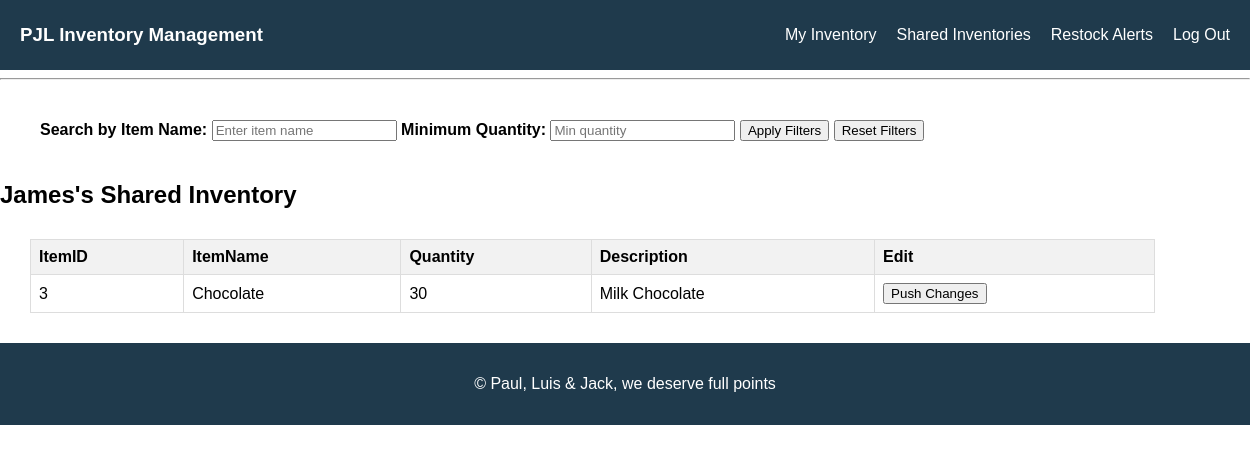
The page /sharedinv (signed in) on the database as committed earlier.
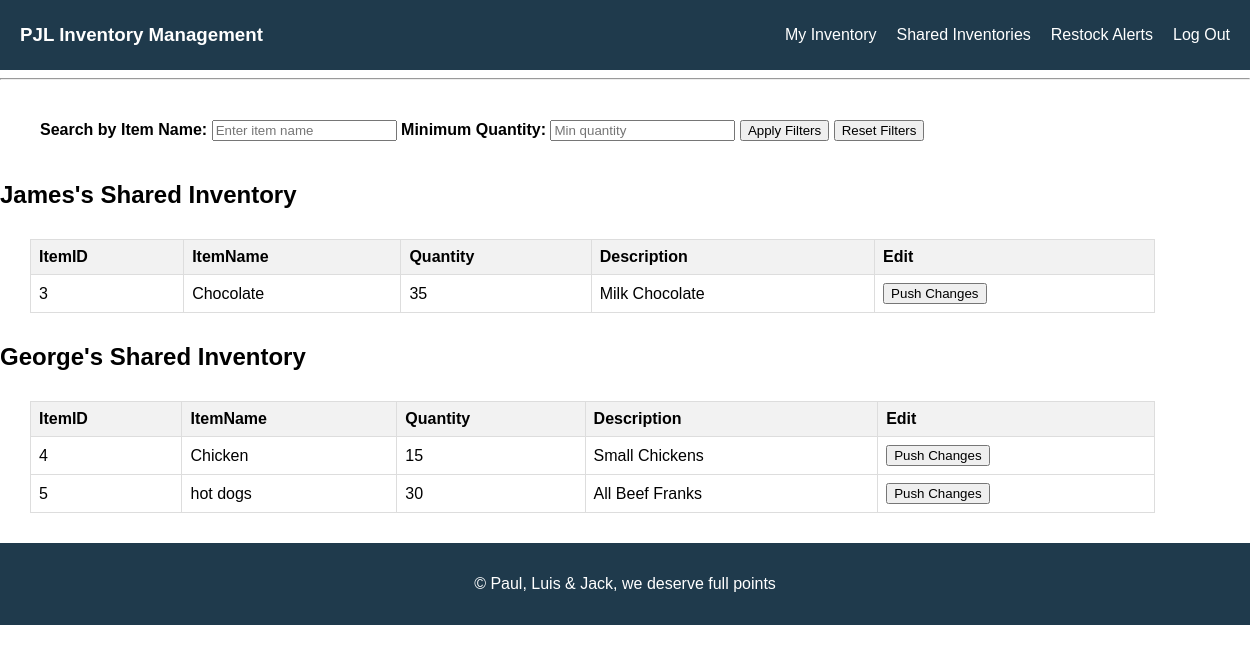
The same page on the database as committed later.
### main.py (models this page shows, shortened)
class Users(db.Model):
    id = db.Column(db.Integer, primary_key=True)
    username = db.Column(db.String(100), unique=True, nullable=False)
    email = db.Column(db.String(100), unique=True, nullable=False)
    passwordhash = db.Column(db.String(100), nullable=False)

class Inventory(db.Model):
    id = db.Column(db.Integer, primary_key=True)
    userID = db.Column(db.Integer,db.ForeignKey('users.id'), nullable=False)
    itemName = db.Column(db.String(100), nullable=False)
    quantity = db.Column(db.Integer, nullable=False)
    restockmin = db.Column(db.Integer)
    description = db.Column(db.Text)

### main.py (the view)
@app.route('/sharedinv')
def shared_inventory():
    currentuserid = current_user.id;
    SharedInventories = SharedInventory.query.filter_by(sharedID=currentuserid).all()
    shared_inventories_data = {
    }
    for share in SharedInventories:
        usersname = Users.query.filter_by(id=share.ownersID).first().username;
        invent = Inventory.query.filter_by(userID=share.ownersID).all()
        itemsarry = []
        for item in invent:
            itemsarry.append(item)
        shared_inventories_data[usersname] = itemsarry
    return render_template('shared_inventory.html', shared_inventories=shared_inventories_data)

### main.py (called while the page is built)
@login_manager.user_loader
def load_user(user_id):
    return Users.query.get(int(user_id))

### templates/shared_inventory.html (shortened to what this page needs)
<!DOCTYPE html>
<html lang="en">
<head>
    <link rel="stylesheet" href="{{ url_for('static', filename='style.css') }}">
</head>
<body onload="getSharedInventories();">
    <div class="navbar">
        <h3>PJL Inventory Management</h3>
        <nav>
            <ul>
                <li><a href="{{ url_for('inventory') }}">My Inventory</a></li>
                <li><a href="{{ url_for('shared_inventory') }}">Shared Inventories</a></li>
                <li><a href="{{ url_for('restock') }}">Restock Alerts</a></li>
                <li><a href="{{ url_for('logout') }}">Log Out</a></li>
            </ul>
        </nav>
    </div>
    <main class="content">
        <hr>
        <div class="filters">
            <label for="itemName">Search by Item Name:</label>
            <input type="text" id="itemName" placeholder="Enter item name">
            <label for="minQuantity">Minimum Quantity:</label>
            <input type="number" id="minQuantity" placeholder="Min quantity">
            <button onclick="applyFilters()">Apply Filters</button>
            <button onclick="resetFilters()">Reset Filters</button>
        </div>
        {% for shared_user, shared_inventory in shared_inventories.items() %}
        <section class="Shared Inventory Table" id="inventoryTable">
            <h2>{{ shared_user }}'s Shared Inventory</h2>
            <table>
                <thead>
                    <tr>
                        <th>ItemID</th>
                        <th>ItemName</th>
                        <th>Quantity</th>
                        <th>Description</th>
                        <th>Edit</th>
                    </tr>
                </thead>
                <tbody>
                    {% for item in shared_inventory %}
                    <tr>
                        <td>{{ item.id }}</td>
                        <td contenteditable="true">{{ item.itemName }}</td>
                        <td contenteditable="true">{{ item.quantity }}</td>
                        <td contenteditable="true">{{ item.description }}</td>
                        <td><button onclick="editRow(this)">Push Changes</button></td>
                    </tr>
                    {% endfor %}
                </tbody>
            </table>
        </section>
        {% endfor %}
    </main>
    <footer>
        <p>&copy; Paul, Luis & Jack, we deserve full points</p>
    </footer>
</body>
</html>

### static/style.css (style rules this page uses)
body { margin: 0; font-family: Arial, sans-serif; }
.navbar { background-color: #1F3A4C; color: white; display: flex; justify-content: space-between; align-items: center; padding: 10px 20px; top: 0; width: 100%; }
.navbar h3 { margin: 0; }
.navbar ul { list-style: none; padding: 0; margin-right: 40px; display: flex; }
.navbar li { margin-right: 20px; cursor: pointer; }
.navbar li a { color: white; text-decoration: none; }
.navbar li:last-child { margin-right: 0; }
footer { background-color: #1F3A4C; color: #fff; text-align: center; padding: 1em; }
table { border-collapse: collapse; width: 90%; margin: 30px; }
th, td { border: 1px solid #dddddd; text-align: left; padding: 8px; }
th { background-color: #f2f2f2; }
.filters { border-collapse: collapse; width: 100%; margin: 40px; font-weight: bold; font-family: inherit; }

Rows that differ between the two databases and show on the page:
changed Inventory "Chocolate": quantity "30" → "35"
added Users: username "George"
added Inventory: id "4", itemName "Chicken", quantity "15", description "Small Chickens", shown under "George"
added Inventory: id "5", itemName "hot dogs", quantity "30", description "All Beef Franks", shown under "George"
